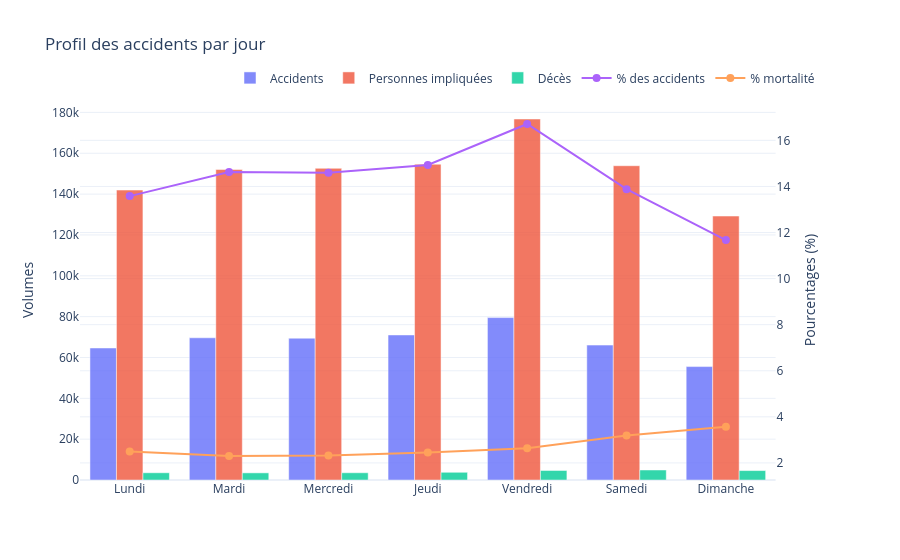

This figure's notebook cell:
### Code cell
metrics_counts = [
    ("nb_accidents", "Accidents"),
    ("nb_personnes_impliquees", "Personnes impliquées"),
    ("nb_tues", "Décès"),
    #("moyenne_accidents_par_occurrence", "Accidents / occurrence"),
]
metrics_rates = [
    ("pct_accidents", "% des accidents"),
    ("taux_mortalite_pct", "% mortalité"),
]

fig = make_subplots(specs=[[{"secondary_y": True}]])

for col, label in metrics_counts:
    fig.add_trace(
        go.Bar(x=df_3_4['nom_jour'], y=df_3_4[col], name=label, opacity=0.8),
        secondary_y=False,
    )

for col, label in metrics_rates:
    fig.add_trace(
        go.Scatter(
            x=df_3_4['nom_jour'],
            y=df_3_4[col],
            mode="markers+lines",
            name=label,
            marker=dict(size=8),
        ),
        secondary_y=True,
    )

fig.update_layout(
    title="Profil des accidents par jour",
    barmode="group",
    legend=dict(orientation="h", yanchor="bottom", y=1.02, xanchor="right", x=1),
    template="plotly_white",
)
fig.update_yaxes(title_text="Volumes", secondary_y=False)
fig.update_yaxes(title_text="Pourcentages (%)", secondary_y=True)

fig.show()

### Figure 1 — Plotly figure (JSON) as saved in the notebook; plotly's stock layout.template omitted (floating-point values rounded to 4 significant figures)
{"data": [{"name": "Accidents", "opacity": 0.8, "type": "bar", "x": ["Lundi", "Mardi", "Mercredi", "Jeudi", "Vendredi", "Samedi", "Dimanche"], "xaxis": "x", "y": [64650, 69643, 69434, 71031, 79539, 66069, 55545], "yaxis": "y"}, {"name": "Personnes impliquées", "opacity": 0.8, "type": "bar", "x": ["Lundi", "Mardi", "Mercredi", "Jeudi", "Vendredi", "Samedi", "Dimanche"], "xaxis": "x", "y": [141984, 152034, 152649, 154635, 176785, 153902, 129265], "yaxis": "y"}, {"name": "Décès", "opacity": 0.8, "type": "bar", "x": ["Lundi", "Mardi", "Mercredi", "Jeudi", "Vendredi", "Samedi", "Dimanche"], "xaxis": "x", "y": [3545, 3495, 3548, 3783, 4668, 4913, 4618], "yaxis": "y"}, {"marker": {"size": 8}, "mode": "markers+lines", "name": "% des accidents", "type": "scatter", "x": ["Lundi", "Mardi", "Mercredi", "Jeudi", "Vendredi", "Samedi", "Dimanche"], "xaxis": "x", "y": [13.58, 14.63, 14.59, 14.93, 16.71, 13.88, 11.67], "yaxis": "y2"}, {"marker": {"size": 8}, "mode": "markers+lines", "name": "% mortalité", "type": "scatter", "x": ["Lundi", "Mardi", "Mercredi", "Jeudi", "Vendredi", "Samedi", "Dimanche"], "xaxis": "x", "y": [2.5, 2.3, 2.32, 2.45, 2.64, 3.19, 3.57], "yaxis": "y2"}], "layout": {"barmode": "group", "legend": {"orientation": "h", "x": 1, "xanchor": "right", "y": 1.02, "yanchor": "bottom"}, "title": {"text": "Profil des accidents par jour"}, "xaxis": {"anchor": "y", "domain": [0, 0.94]}, "yaxis": {"anchor": "x", "domain": [0, 1], "title": {"text": "Volumes"}}, "yaxis2": {"anchor": "x", "overlaying": "y", "side": "right", "title": {"text": "Pourcentages (%)"}}}}
